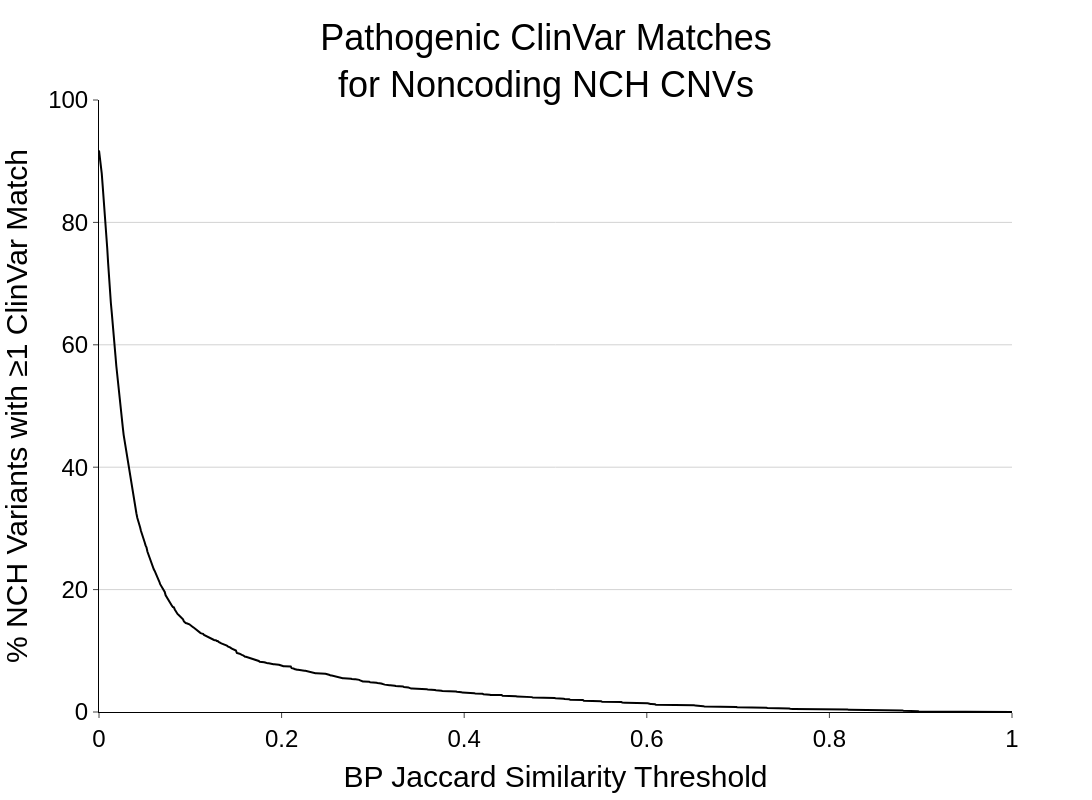

Notebook source saved alongside this figure:
### Code cell
fig = go.Figure()
nc_bp_jacc = calculate_cumulative_score_matches(
    match_data=match_df_nc_path,
    score_key='bp_jaccard',
    index_key='nch_variant',
)

fig.add_trace(go.Scatter(
    name='Noncoding NCH CNVs',
    x=nc_bp_jacc.index,
    y=100 * (nc_bp_jacc / N_nc),
    marker_color='black'
))


fig.update_layout(fig0.layout)
fig.update_xaxes(title_text='BP Jaccard Similarity Threshold')
fig.update_layout(
    title_text='Pathogenic ClinVar Matches<br>for Noncoding NCH CNVs',
    font=dict(
        color='black',
        family='arial',
    ),
)

### Figure 1 — Plotly figure (JSON) as saved in the notebook; plotly's stock layout.template omitted (floating-point values rounded to 4 significant figures; data arrays with more than 128 entries replaced by an {"elided": "..."} marker saying what was removed)
{"data": [{"marker": {"color": "black"}, "name": "Noncoding NCH CNVs", "type": "scatter", "x": {"elided": "1001 float values"}, "y": {"elided": "1001 float values"}}], "layout": {"font": {"color": "black", "family": "arial", "size": 24}, "height": 800, "legend": {"bordercolor": "black", "borderwidth": 2, "font": {"size": 18}, "x": 1, "xanchor": "right", "y": 1, "yanchor": "top"}, "plot_bgcolor": "white", "title": {"font": {"size": 36}, "text": "Pathogenic ClinVar Matches<br>for Noncoding NCH CNVs", "x": 0.5}, "width": 1200, "xaxis": {"linecolor": "black", "range": [0, 1], "ticks": "outside", "title": {"font": {"size": 30}, "text": "BP Jaccard Similarity Threshold"}}, "yaxis": {"gridcolor": "lightgray", "linecolor": "black", "range": [0, 100], "ticks": "outside", "title": {"font": {"size": 30}, "text": "% NCH Variants with ≥1 ClinVar Match"}}}}
